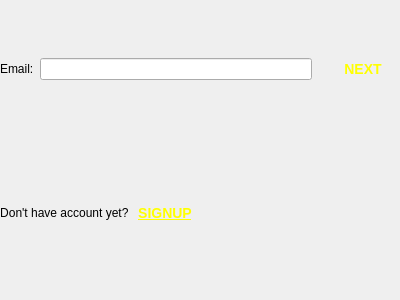
<?xml version="1.0" encoding="UTF-8"?>
<ui version="4.0">
 <class>MemberPageDialog</class>
 <widget class="QDialog" name="MemberPageDialog">
  <property name="geometry">
   <rect>
    <x>0</x>
    <y>0</y>
    <width>400</width>
    <height>300</height>
   </rect>
  </property>
  <property name="windowTitle">
   <string>Dialog</string>
  </property>
  <widget class="QWidget" name="widget" native="true">
   <property name="geometry">
    <rect>
     <x>0</x>
     <y>0</y>
     <width>382</width>
     <height>138</height>
    </rect>
   </property>
   <layout class="QHBoxLayout" name="horizontalLayout">
    <item>
     <widget class="QLabel" name="label">
      <property name="text">
       <string>Email:</string>
      </property>
     </widget>
    </item>
    <item>
     <widget class="QLineEdit" name="lineEdit"/>
    </item>
    <item>
     <widget class="QLabel" name="label_4">
      <property name="text">
       <string/>
      </property>
     </widget>
    </item>
    <item>
     <widget class="QLabel" name="label_2">
      <property name="text">
       <string/>
      </property>
     </widget>
    </item>
    <item>
     <widget class="QPushButton" name="pushButton_2">
      <property name="styleSheet">
       <string notr="true">QPushButton{
    background-color: transparent;
    color: #ffff00;
    border: none;
    padding: 0px;
    margin: 0px;
    font-size: 10.5pt;
    font-weight: 700;
}

QPushButton:hover {
    color: #e6e600;
}

QPushButton:pressed {
    color: #bfbf00;
}
</string>
      </property>
      <property name="text">
       <string>NEXT</string>
      </property>
     </widget>
    </item>
   </layout>
  </widget>
  <widget class="QWidget" name="widget_2" native="true">
   <property name="geometry">
    <rect>
     <x>0</x>
     <y>144</y>
     <width>382</width>
     <height>138</height>
    </rect>
   </property>
   <layout class="QHBoxLayout" name="horizontalLayout_2">
    <item>
     <widget class="QLabel" name="label_3">
      <property name="layoutDirection">
       <enum>Qt::LeftToRight</enum>
      </property>
      <property name="text">
       <string>Don't have account yet? </string>
      </property>
      <property name="alignment">
       <set>Qt::AlignCenter</set>
      </property>
     </widget>
    </item>
    <item>
     <widget class="QPushButton" name="pushButton">
      <property name="styleSheet">
       <string notr="true">QPushButton{
    background-color: transparent;
    color: #ffff00;
    border: none;
    padding: 0px;
    margin: 0px;
    font-size: 10.5pt;
    font-weight: 700;
    text-decoration: underline;
}

QPushButton:hover {
    color: #e6e600;
}

QPushButton:pressed {
    color: #bfbf00;
}
</string>
      </property>
      <property name="text">
       <string>SIGNUP</string>
      </property>
     </widget>
    </item>
    <item>
     <spacer name="horizontalSpacer">
      <property name="orientation">
       <enum>Qt::Horizontal</enum>
      </property>
      <property name="sizeHint" stdset="0">
       <size>
        <width>40</width>
        <height>20</height>
       </size>
      </property>
     </spacer>
    </item>
   </layout>
  </widget>
 </widget>
 <resources/>
 <connections/>
</ui>
